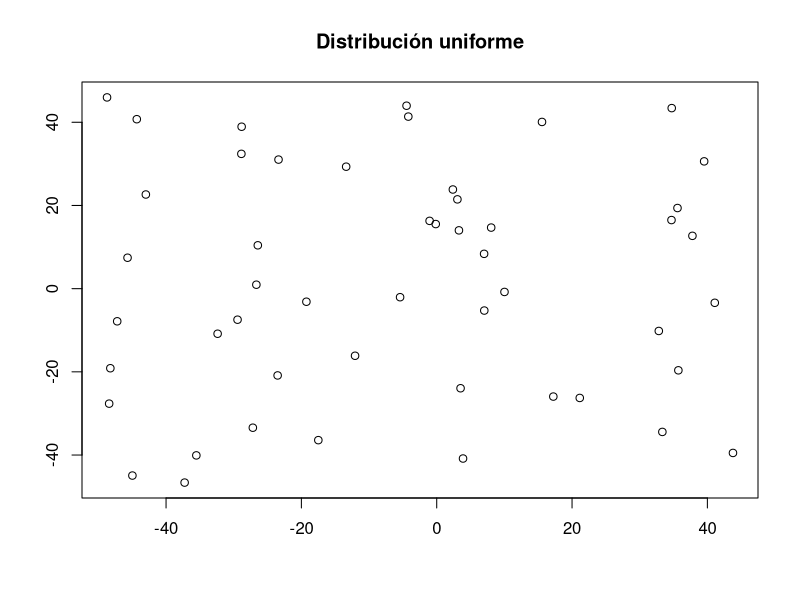
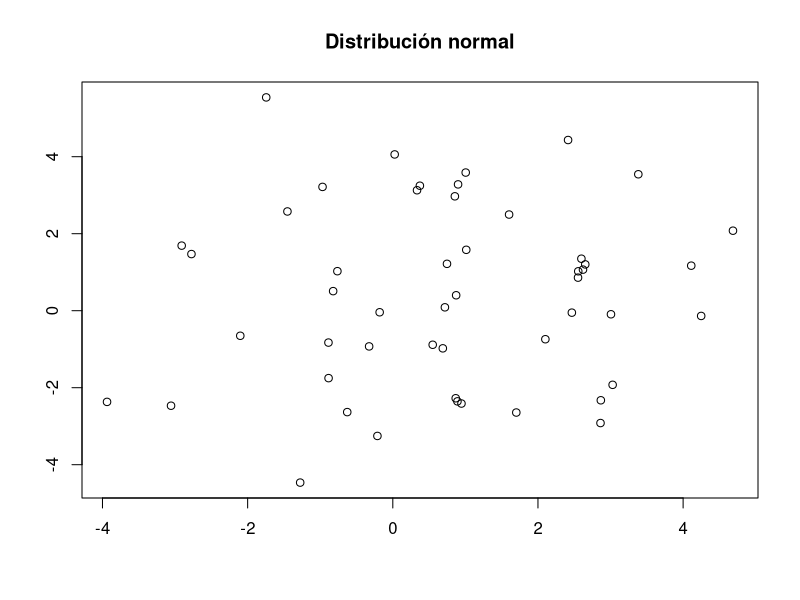
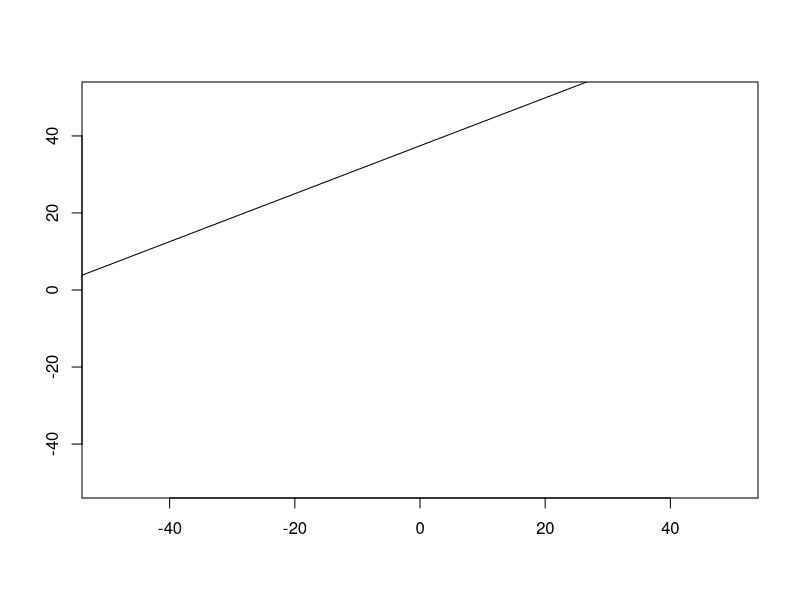
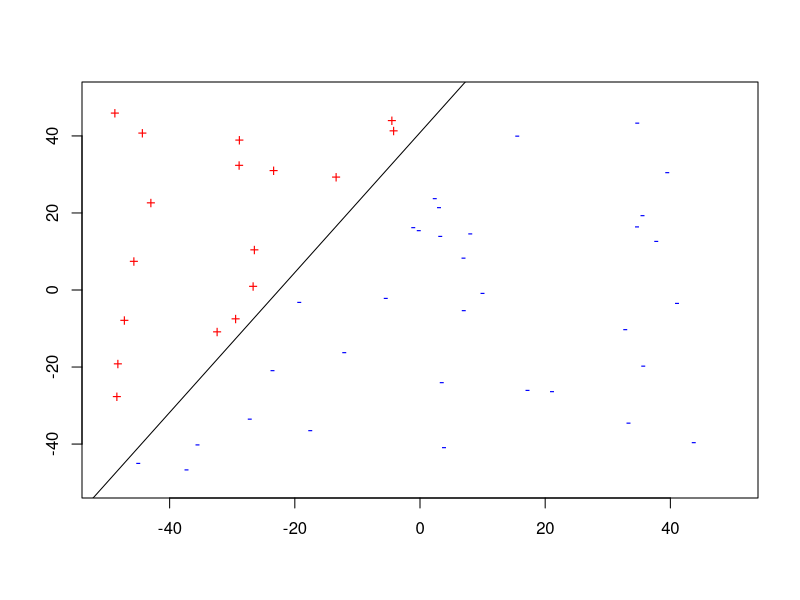
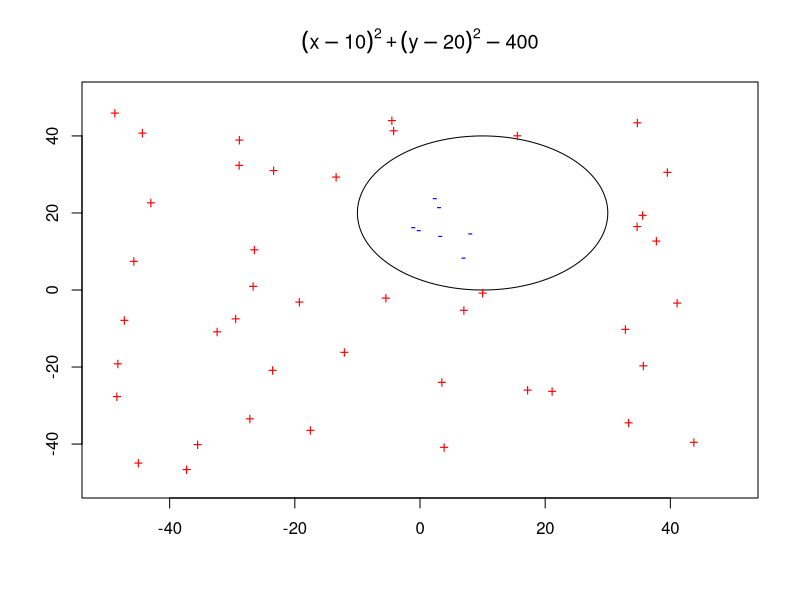
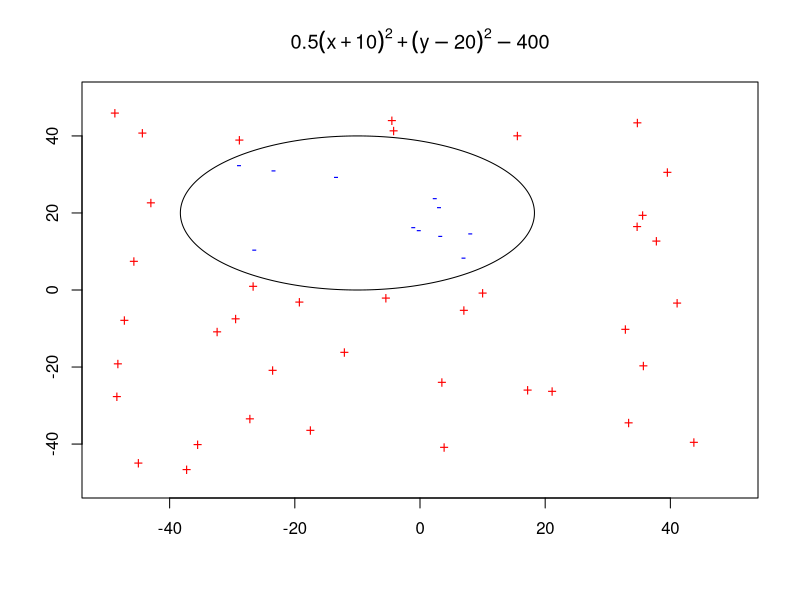
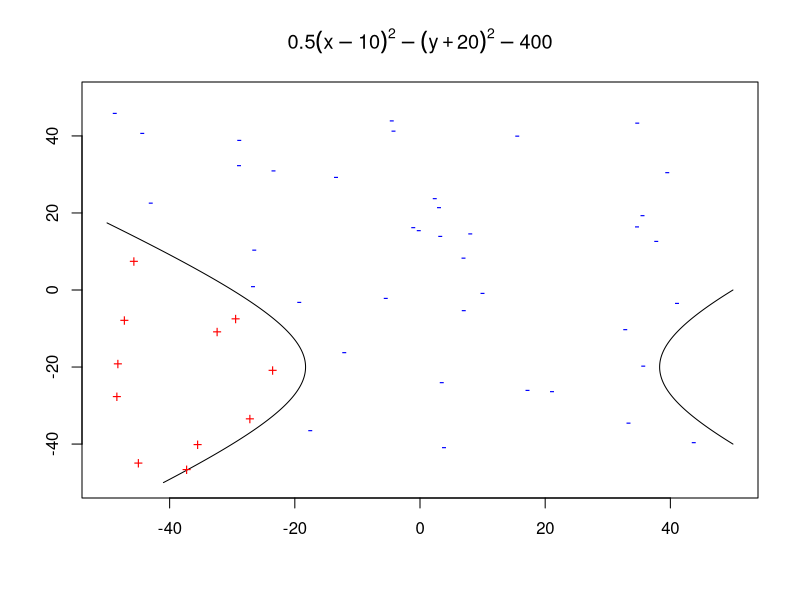
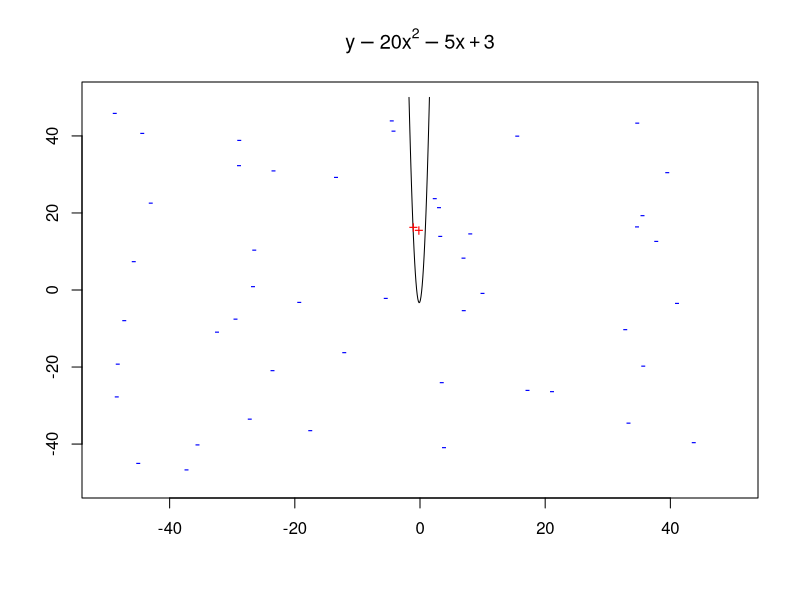

The R source for these figures, in order:
## ---- chunk 1
simula_unif <- function(N, dim, rango){
  res <- data.frame(matrix(nrow = N, ncol = dim))

  for(i in 1:N){
    res[i,] <- runif(dim, rango[1], rango[length(rango)])
  }
  
  names(res) <- c("X", "Y")

  return(res)
}
## ---- chunk 2
simula_gauss <- function(N, dim, sigma){
  res <- data.frame(matrix(nrow = N, ncol = dim))

  for(i in 1:N){
    res[i,] <- rnorm(dim, sd = sqrt(sigma))
  }
  
  names(res) <- c("X", "Y")

  return(res)
}
## ---- chunk 3
muestra.uniforme <- simula_unif(50, 2, -50:50)
muestra.gaussiana <- simula_gauss(50, 2, 5:7)
## ---- chunk 4
plot(muestra.uniforme, main = "Distribución uniforme", xlab = "", ylab = "")
## ---- chunk 5
plot(muestra.gaussiana, main = "Distribución normal", xlab = "", ylab = "")
## ---- chunk 6
simulaRecta <- function(intervalo){
  A <- runif(2, intervalo[1], intervalo[length(intervalo)])
  B <- runif(2, intervalo[1], intervalo[length(intervalo)])
  
  m <- (A[2] - B[2]) / (A[1] - B[1])
  b <- A[2] - m * A[1]
  
  return(c(b,m))
}


## ---- chunk 7
rectaPrueba <- simulaRecta(-50:50)

plot(1, type="n", xlab="", ylab="", xlim=c(-50, 50), ylim=c(-50, 50))
abline(coef = rectaPrueba)
## ---- chunk 8
rectaClasificacion <- simulaRecta(-50:50)

plot(1, type="n", xlab="", ylab="", xlim=c(-50, 50), ylim=c(-50, 50))

points(subset(muestra.uniforme, Y - rectaClasificacion[2]*X - rectaClasificacion[1] > 0 ), 
       pch = "+", col = "red")
points(subset(muestra.uniforme, Y - rectaClasificacion[2]*X - rectaClasificacion[1] <= 0 ), 
       pch = "-", col = "blue")

abline(coef = rectaClasificacion)
## ---- chunk 9

f <- function(x,y) {(x-10)^2 + (y-20)^2 - 400}

x <- seq(-50,50,length=1000)
y <- seq(-50,50,length=1000)
z <- outer(x,y,f)

contour(x,y,z,levels=0,drawlabels=FALSE, main=expression((x-10)^2 + (y-20)^2 - 400), xlab="", ylab="", xlim=c(-50, 50), ylim=c(-50, 50))

# plot(1, type="n", xlab="", ylab="", xlim=c(-50, 50), ylim=c(-50, 50))

points(subset(muestra.uniforme, f(X,Y) > 0 ), 
       pch = "+", col = "red")
points(subset(muestra.uniforme, f(X,Y) <= 0 ), 
       pch = "-", col = "blue")

## ---- chunk 10

f <- function(x,y) {0.5*(x+10)^2 + (y-20)^2 - 400}

x <- seq(-50,50,length=1000)
y <- seq(-50,50,length=1000)
z <- outer(x,y,f)

contour(x,y,z,levels=0,drawlabels=FALSE, main=expression(0.5*(x+10)^2 + (y-20)^2 - 400), xlab="", ylab="", xlim=c(-50, 50), ylim=c(-50, 50))

# plot(1, type="n", xlab="", ylab="", xlim=c(-50, 50), ylim=c(-50, 50))

points(subset(muestra.uniforme, f(X,Y) > 0 ), 
       pch = "+", col = "red")
points(subset(muestra.uniforme, f(X,Y) <= 0 ), 
       pch = "-", col = "blue")

## ---- chunk 11

f <- function(x,y) {0.5*(x-10)^2 - (y+20)^2 - 400}

x <- seq(-50,50,length=1000)
y <- seq(-50,50,length=1000)
z <- outer(x,y,f)

contour(x,y,z,levels=0,drawlabels=FALSE, main=expression(0.5*(x-10)^2 - (y+20)^2 - 400), xlab="", ylab="", xlim=c(-50, 50), ylim=c(-50, 50))

# plot(1, type="n", xlab="", ylab="", xlim=c(-50, 50), ylim=c(-50, 50))

points(subset(muestra.uniforme, f(X,Y) > 0 ), 
       pch = "+", col = "red")
points(subset(muestra.uniforme, f(X,Y) <= 0 ), 
       pch = "-", col = "blue")

## ---- chunk 12

f <- function(x,y) {y - 20*x^2 -5*x + 3}

x <- seq(-50,50,length=1000)
y <- seq(-50,50,length=1000)
z <- outer(x,y,f)

contour(x,y,z,levels=0,drawlabels=FALSE, main=expression(y - 20*x^2 -5*x + 3), xlab="", ylab="", xlim=c(-50, 50), ylim=c(-50, 50))

# plot(1, type="n", xlab="", ylab="", xlim=c(-50, 50), ylim=c(-50, 50))

points(subset(muestra.uniforme, f(X,Y) > 0 ), 
       pch = "+", col = "red")
points(subset(muestra.uniforme, f(X,Y) <= 0 ), 
       pch = "-", col = "blue")
